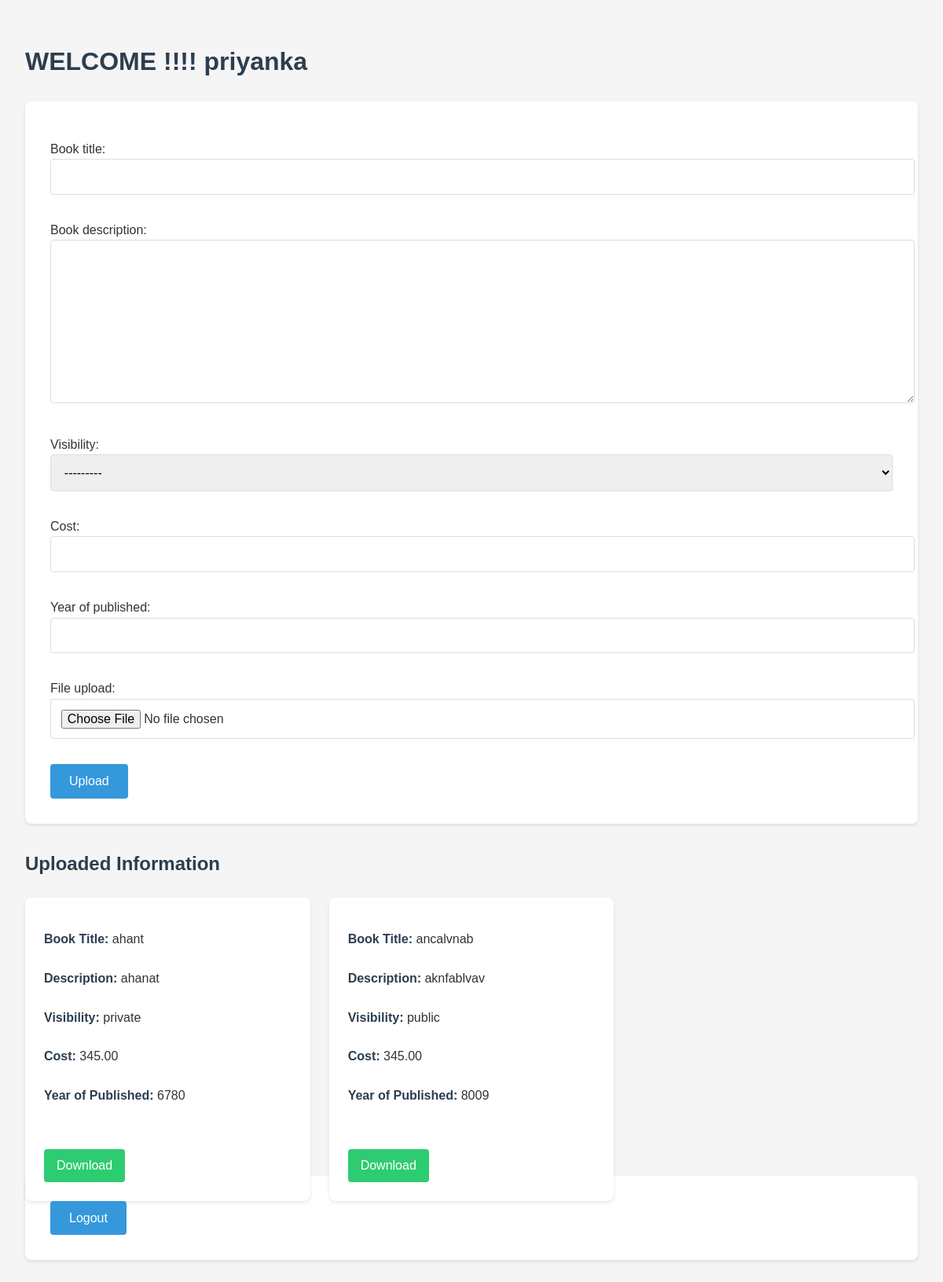
/upload/ (signed in), run on the app's committed database.
### accounts/models.py (models this page shows, shortened)
class CustomUser(AbstractUser):
    birth_year = models.IntegerField(null=True, blank=True)
    address = models.TextField(null=True, blank=True)
    public_visibility = models.BooleanField(default=True)

class UploadedFiles(models.Model):
    book_title = models.CharField(max_length=100)
    book_description = models.TextField()
    visibility = models.CharField(max_length=10, choices=[('public', 'Public'), ('private', 'Private')])
    cost = models.DecimalField(max_digits=10, decimal_places=2)
    year_of_published = models.PositiveIntegerField()
    file_upload = models.FileField(upload_to='news/', null=True, blank=True)
    user = models.ForeignKey(CustomUser, on_delete=models.CASCADE, null=True, blank=True)  # Nullable field

### accounts/views.py (the view)
# urls.py: path('upload/', views.upload_file, name='upload_file'),
@login_required
def upload_file(request):
    files = UploadedFiles.objects.filter(user=request.user)
    if request.method == 'POST':
        form = UploadedFilesForm(request.POST, request.FILES)
        if form.is_valid():
            uploaded_file = form.save(commit=False)
            uploaded_file.user = request.user
            uploaded_file.save()
            return redirect('upload_file')
    else:
        form = UploadedFilesForm()
    return render(request, 'uploadfiles.html', {'form': form, 'files': files})

### accounts/forms.py
class UploadedFilesForm(forms.ModelForm):
    class Meta:
        model = UploadedFiles
        fields = ['book_title', 'book_description', 'visibility', 'cost', 'year_of_published', 'file_upload']

### templates/uploadfiles.html (shortened to what this page needs)
<!DOCTYPE html>
<html lang="en">
<head>
     {%load static%}
        <link rel="stylesheet" href="{% static 'upload.css' %}">
</head>
<body>
<h1>WELCOME !!!! {{user.username}}</h1>
<form method="post" enctype="multipart/form-data">
    {{ form.as_p }}
    <button type="submit">Upload</button>
</form>
<h2>Uploaded Information</h2>
    {% if files %}
        <ul>
            {% for file in files %}
                <li>
                    <p><strong>Book Title:</strong> {{ file.book_title }}</p>
                    <p><strong>Description:</strong> {{ file.book_description }}</p>
                    <p><strong>Visibility:</strong> {{ file.visibility }}</p>
                    <p><strong>Cost:</strong> {{ file.cost }}</p>
                    <p><strong>Year of Published:</strong> {{ file.year_of_published }}</p>
                    {% if file.file_upload %}
                        <a href="{{ file.file_upload.url }}" target="_blank">Download </a>
                    {% else %}
                        <p>No file uploaded.</p>
                    {% endif %}
                </li>
            {% endfor %}
        </ul>
    {% else %}
        <p>No files uploaded yet.</p>
    {% endif %}
<form method="post" action="{% url 'logout' %}">
    <button type="submit">Logout</button>
</form>
</body>
</html>

### accounts/static/upload.css (style rules this page uses)
body { font-family: 'Arial', sans-serif; line-height: 1.6; padding: 2rem; max-width: 1200px; margin: 0 auto; background-color: #f5f5f5; color: #333; }
h1, h2 { color: #2c3e50; margin-bottom: 1.5rem; }
form { background: white; padding: 2rem; border-radius: 8px; box-shadow: 0 2px 4px rgba(0, 0, 0, 0.1); margin-bottom: 2rem; }
input, textarea, select { width: 100%; padding: 0.8rem; margin-bottom: 1rem; border: 1px solid #ddd; border-radius: 4px; font-size: 1rem; }
button { background-color: #3498db; color: white; padding: 0.8rem 1.5rem; border: none; border-radius: 4px; cursor: pointer; font-size: 1rem; transition: background-color 0.3s ease; }
ul { list-style: none; display: grid; grid-template-columns: repeat(3, 1fr); gap: 1.5rem; padding: 0; }
li { background: white; padding: 1.5rem; border-radius: 8px; box-shadow: 0 2px 4px rgba(0, 0, 0, 0.1); display: flex; flex-direction: column; height: 100%; }
li p { margin-bottom: 0.5rem; }
li strong { color: #2c3e50; }
a { display: inline-block; background-color: #2ecc71; color: white; padding: 0.5rem 1rem; text-decoration: none; border-radius: 4px; margin-top: auto; align-self: flex-start; transition: background-color 0.3s ease; }

### data on the page
CustomUser: username "priyanka"
UploadedFiles: book_title "ahant", book_description "ahanat", visibility "private", cost "345.00", year_of_published "6780"
UploadedFiles: book_title "ancalvnab", book_description "aknfablvav", visibility "public", cost "345.00", year_of_published "8009"
